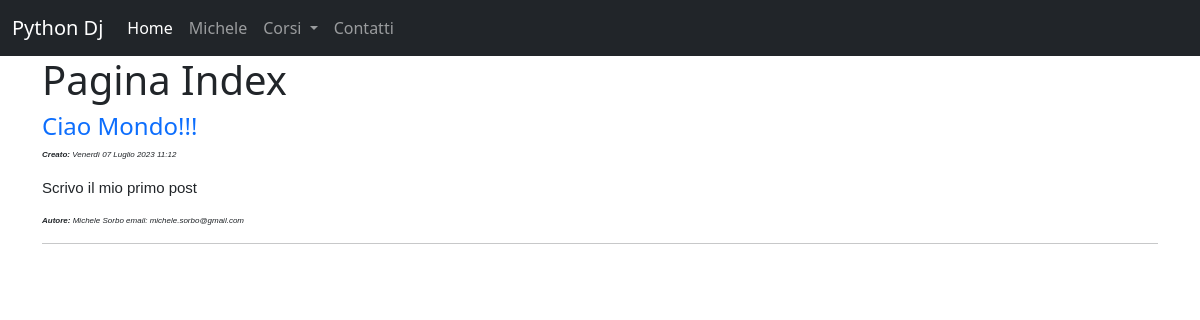
/, run on an earlier commit of the app's database.
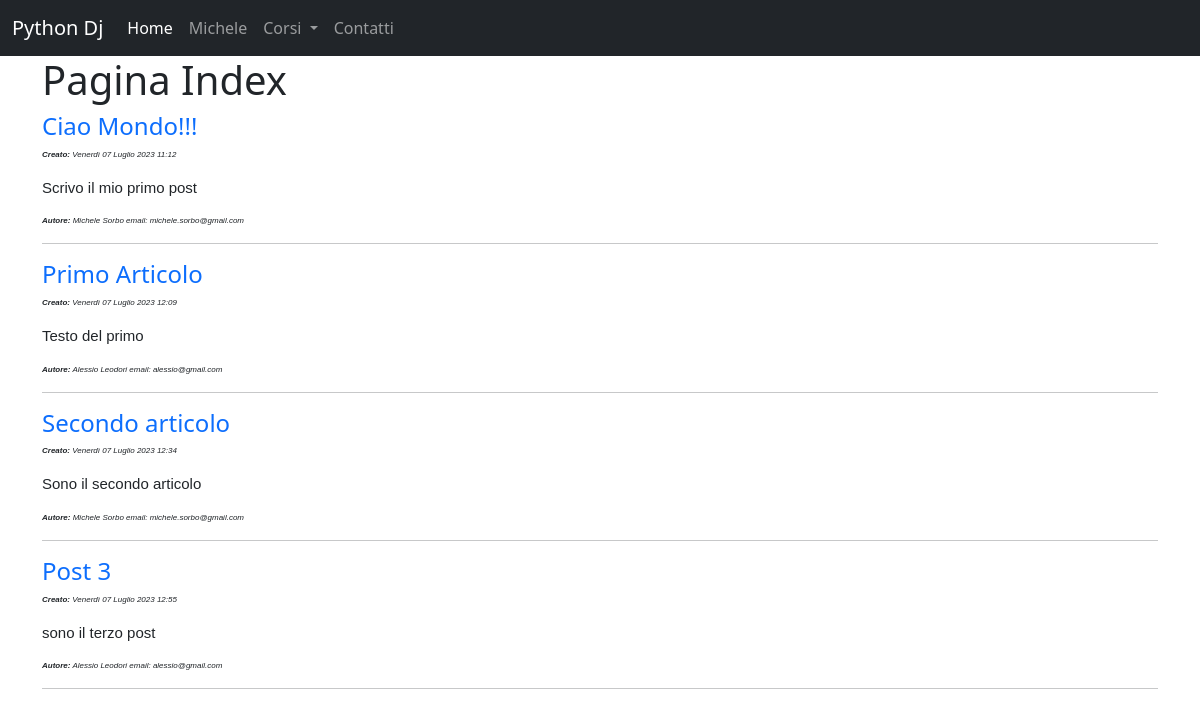
And on a later commit of the database.
### mainBlog/models.py (models this page shows, shortened)
class Post(models.Model):
    titolo = models.CharField(max_length=200) #Input di testo con grandezza massima di caratteri fissa a 200
    corpo = models.TextField(blank=True) #è una textarea, la rendo non obbligatoria
    data_ins = models.DateTimeField(auto_now_add=True) #DateTime e imposto che automaticamente sia impostata la data e l'ora corrente
    autore = models.ForeignKey(User, on_delete=models.CASCADE) #Vado a dire quale utente del sito ha scritto il post

### mainBlog/views.py (the view)
# urls.py: path("", views.index, name='corsiHome'),
def index(request):
    posts = Post.objects.all() #Vai nella tabella Post e selezionami tutti i post Faccio un fetchAssociativo
    return render(request, 'index.html', {"posts": posts})

### mainBlog/templates/index.html (shortened to what this page needs)
{% extends 'base.html' %}
{% block titolo_pagina %}Pagina Index{% endblock titolo_pagina %}
{% block contenuto %}
{% for post in posts  %}
    <h4><a href="{% url 'post-singolo' post.pk %}">{{ post.titolo }}</a></h4>
    <p class="autore"><b>Creato:</b> {{ post.data_ins }}</p>
    <p class="corpo">{{ post.corpo }}</p>
    <p class="autore"><b>Autore:</b> {{ post.autore.first_name }} {{ post.autore.last_name }} email: {{ post.autore.email }}</p>
    <hr>
{% endfor %}
{% endblock contenuto %}

### mainBlog/templates/base.html (shortened to what this page needs)
<!DOCTYPE html>
<html lang="it">
<head>
    <link href="https://cdn.jsdelivr.net/npm/bootstrap@5.3.0/dist/css/bootstrap.min.css" rel="stylesheet"
>
</head>
<body>
    <nav class="navbar navbar-expand-sm navbar-dark bg-dark">
        <div class="container-fluid">
            <a class="navbar-brand" href="#">Python Dj</a>
            <div class="collapse navbar-collapse" id="navbarNav">
                <ul class="navbar-nav">
                    <li class="nav-item">
                        <a class="nav-link active" href="{% url 'index' %}">Home</a>
                    </li>
                    <li class="nav-item">
                        <a class="nav-link" href="{% url 'michele' %}">Michele</a>
                    </li>
                    <li class="nav-item dropdown">
                        <a class="nav-link dropdown-toggle" href="#" role="button" data-bs-toggle="dropdown" aria-expanded="false">
                          Corsi
                        </a>
                      </li>
                      <li class="nav-item">
                        <a class="nav-link" href="{% url 'contatti' %}">Contatti</a>
                    </li>
                </ul>
            </div>
        </div>
    </nav>
    <div class="container">
        <h1>{% block titolo_pagina %}Pagina senza titolo{% endblock titolo_pagina %}</h1>
        {% block contenuto %}{% endblock contenuto %}
    </div>
</body>
</html>

### mainBlog/templates/index.html (style rules this page uses)
a { text-decoration: none; }
h4 { color: rgb(0, 108, 147); }
.corpo { font-family: Arial, Helvetica, sans-serif; font-size: 15px; }
.autore { font-family: Arial, Helvetica, sans-serif; font-size: 8px; font-style: italic; }

What changed in the data, as far as the page shows it:
added Post: titolo "Primo Articolo", data_ins "Venerdì 07 Luglio 2023 12:09", corpo "Testo del primo", autore.first_name "Alessio", autore.last_name "Leodori", autore.email "alessio@gmail.com"
added Post: titolo "Secondo articolo", data_ins "Venerdì 07 Luglio 2023 12:34", corpo "Sono il secondo articolo", autore.first_name "Michele", autore.last_name "Sorbo", autore.email "michele.sorbo@gmail.com"
added Post: titolo "Post 3", data_ins "Venerdì 07 Luglio 2023 12:55", corpo "sono il terzo post", autore.first_name "Alessio", autore.last_name "Leodori", autore.email "alessio@gmail.com"
